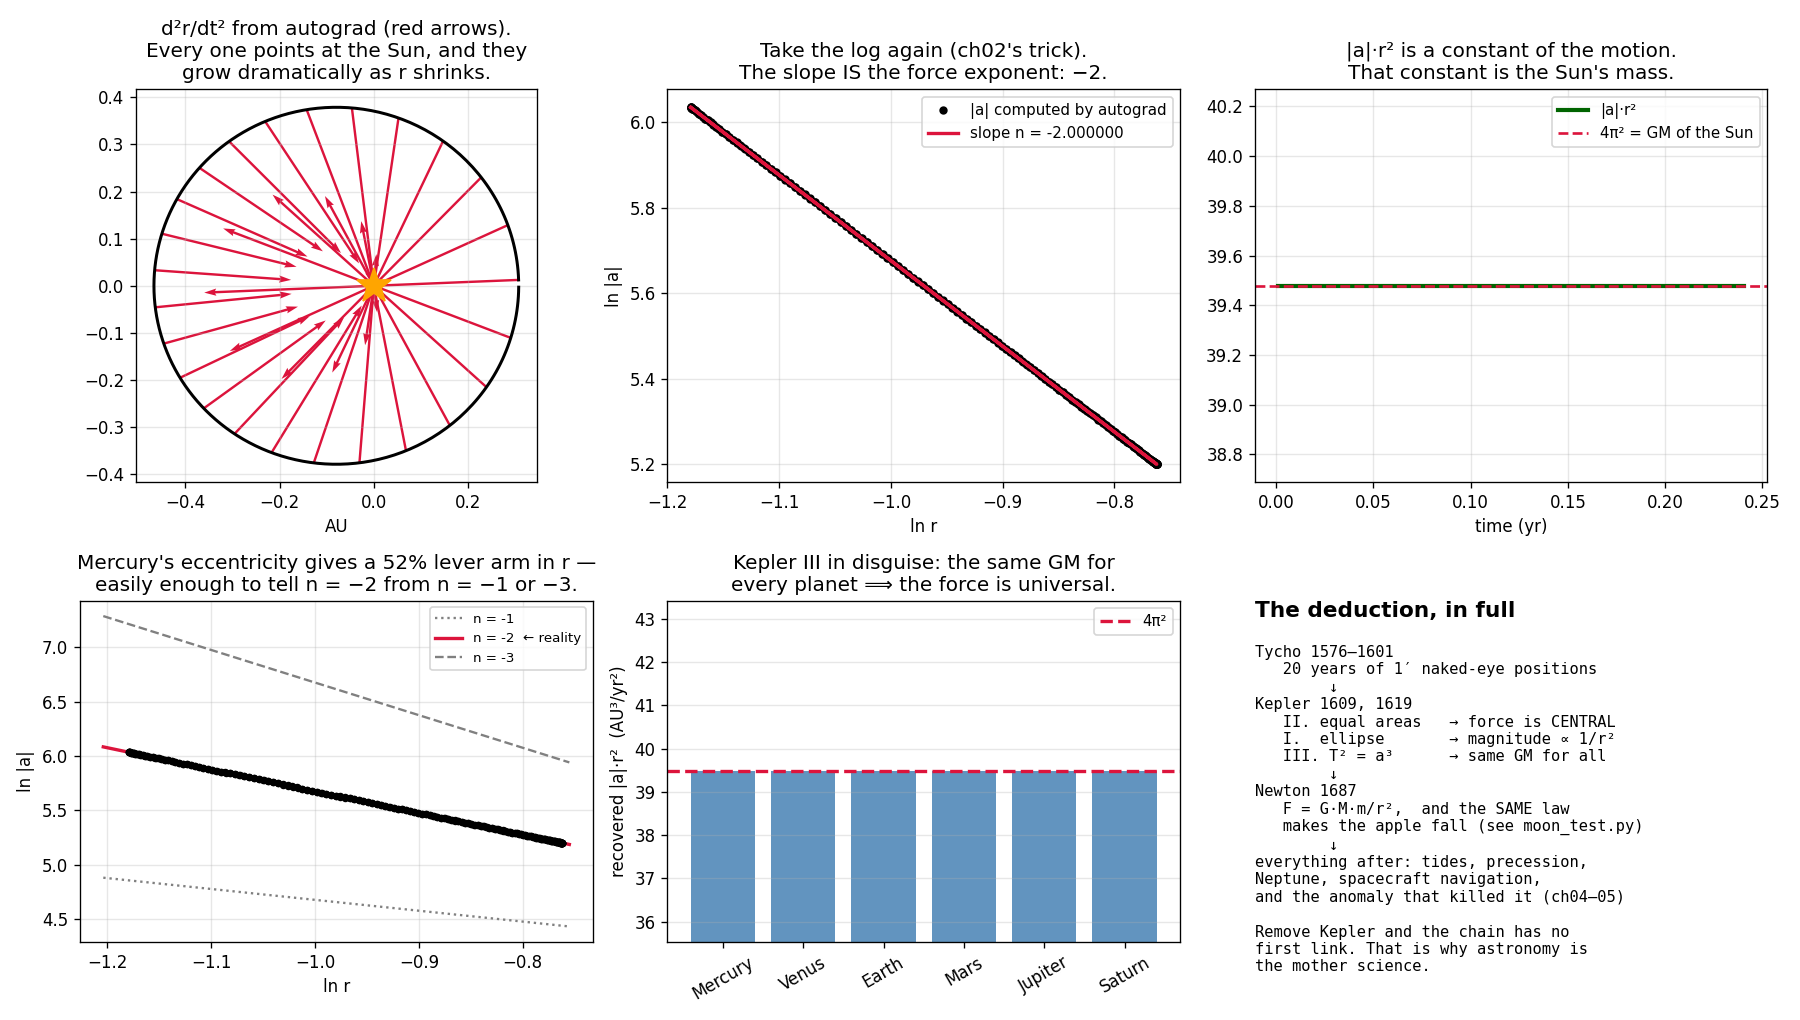

Here is the Python script that generated this plot:
"""No Kepler, no gravity: differentiating an ellipse twice gives you 1/r².

This is the single most important inference in the history of physics, and it is
mechanically simple. Newton did not guess the inverse-square law. He DEDUCTED it
from Kepler's three laws, each doing one job:

    Kepler II (equal areas)  ⟹  the force points at the Sun (central, no torque)
    Kepler I  (ellipse)      ⟹  its magnitude goes as 1/r²
    Kepler III (T² = a³)     ⟹  the constant GM is the SAME for every planet,
                                 i.e. the force is UNIVERSAL, not per-planet

Halley asked Newton in August 1684 what curve a 1/r² force would produce. Newton
answered "an ellipse" immediately — he had done it years earlier and lost the
paper. Halley made him redo it; the redo became the Principia (1687).

Here we do the forward direction — the one Newton actually did first — with
autograd. Kepler's equation M = E − e·sin E is solved by Newton's own iterative
method, and that solver is *differentiable*, so gradients flow straight through it.

    phenomenon:   a planet on a Keplerian ellipse, moving by the equal-area rule
    simulation:   position r(t) from Kepler's equation, solved with Newton's method
    dissection:   acceleration = d²r/dt², obtained by calling autograd twice
    formula:      fit log|a| vs log r  →  slope = −2.000.  Nothing was assumed
                  about forces; the exponent falls out of the geometry.
"""
from pathlib import Path

import matplotlib.pyplot as plt
import numpy as np
import torch

GM_TRUE = 4 * np.pi**2         # AU³/yr², the Sun in these units


def position(t, a, e, T):
    """Keplerian position at time t — fully differentiable w.r.t. t.

    Newton's method on Kepler's equation. Each iteration is a differentiable
    expression, so torch can push d/dt through the whole solver. Newton would have
    found this delightful: his root-finder inside his own fluxion calculus.
    """
    M = 2 * np.pi * t / T
    E = M + e * torch.sin(M)                     # a good first guess
    for _ in range(50):
        E = E - (E - e * torch.sin(E) - M) / (1 - e * torch.cos(E))
    x = a * (torch.cos(E) - e)
    y = a * np.sqrt(1 - e**2) * torch.sin(E)
    return torch.stack([x, y])


def acceleration(t, a, e, T):
    """d²r/dt², by differentiating the position twice. This is the whole trick."""
    t = t.clone().requires_grad_(True)
    p = position(t, a, e, T)
    v = torch.stack([torch.autograd.grad(p[k], t, create_graph=True)[0] for k in (0, 1)])
    acc = torch.stack([torch.autograd.grad(v[k], t, create_graph=True)[0] for k in (0, 1)])
    return p.detach(), v.detach(), acc.detach()


# --- Mercury: the most eccentric classical planet, so r varies the most ---
A, E, T = 0.387098, 0.2056, 0.387098**1.5

ts = torch.linspace(0.001, T * 0.999, 300, dtype=torch.float64)
pos, vel, acc = [], [], []
for tv in ts:
    p, v, ac = acceleration(tv, A, E, T)
    pos.append(p); vel.append(v); acc.append(ac)
pos, vel, acc = torch.stack(pos), torch.stack(vel), torch.stack(acc)

r = torch.linalg.norm(pos, dim=1)
a_mag = torch.linalg.norm(acc, dim=1)

# --- test 1 (from Kepler II): is the acceleration CENTRAL? ---
# The angle between the acceleration vector and the direction back to the Sun.
cosang = (-(pos * acc).sum(1)) / (r * a_mag)
misalign = torch.rad2deg(torch.arccos(cosang.clamp(-1, 1)))
print("TEST 1 — is the force directed at the Sun?  (Kepler's 2nd law says yes)")
print(f"  max misalignment between a and −r̂ = {misalign.max():.2e} degrees")
print("  → perfectly central. No tangential component anywhere in the orbit.\n")

# --- test 2 (from Kepler I): how does |a| depend on r? ---
logr, loga = torch.log(r), torch.log(a_mag)
design = torch.stack([logr, torch.ones_like(logr)], dim=1)
slope, intercept = torch.linalg.lstsq(design, loga.unsqueeze(1)).solution.squeeze(1)
print("TEST 2 — fit  log|a| = n·log r + c   (no physics assumed, just the geometry)")
print(f"  n = {slope.item():.9f}          ← THE INVERSE SQUARE LAW")
print(f"  deviation from −2 = {abs(slope.item() + 2):.2e}")
print(f"  exp(c) = {torch.exp(intercept).item():.6f} AU³/yr²   (GM of the Sun = "
      f"{GM_TRUE:.6f})")
print(f"  r varies {r.min():.4f} → {r.max():.4f} AU, and |a| varies "
      f"{a_mag.min():.2f} → {a_mag.max():.2f} AU/yr² — a {a_mag.max()/a_mag.min():.2f}× swing")
print(f"  check: (r_max/r_min)² = {(r.max()/r.min())**2:.4f}   matches the swing exactly\n")

# --- test 3 (from Kepler III): is GM the same for every planet? ---
print("TEST 3 — is it the SAME force for every planet?  (Kepler's 3rd law)")
print("  planet     a (AU)     recovered GM = |a|·r²  (AU³/yr²)")
others = [("Mercury", 0.387098, 0.2056), ("Venus", 0.723332, 0.0068),
          ("Earth", 1.0, 0.0167), ("Mars", 1.523710, 0.0934),
          ("Jupiter", 5.202887, 0.0489), ("Saturn", 9.536676, 0.0565)]
gms = []
for nm, aa, ee in others:
    TT = aa**1.5
    _, _, ac1 = acceleration(torch.tensor(TT * 0.3, dtype=torch.float64), aa, ee, TT)
    p1 = position(torch.tensor(TT * 0.3, dtype=torch.float64), aa, ee, TT)
    gm = (torch.linalg.norm(ac1) * (torch.linalg.norm(p1) ** 2)).item()
    gms.append(gm)
    print(f"  {nm:9s} {aa:8.4f}    {gm:.6f}")
print(f"  spread across all six = {np.std(gms)/np.mean(gms):.2e}")
print("  → ONE constant governs all of them. The force is not a property of the")
print("    planet; it is a property of the SUN. That word is 'universal'.\n")

print("Newton's leap, in one line:  a = GM/r²  and  F = ma  ⟹  F = GMm/r².")
print("Kepler supplied every ingredient and never saw it. He died in 1630;")
print("Newton was born in 1642.")

# --- visualization ---
fig = plt.figure(figsize=(15, 8.5))
gs = fig.add_gridspec(2, 3, height_ratios=[1.15, 1])

# Panel 1: the orbit with acceleration arrows
ax = fig.add_subplot(gs[0, 0])
ax.plot(pos[:, 0], pos[:, 1], color="black", lw=1.8)
skip = 12
sc = 0.0016
ax.quiver(pos[::skip, 0], pos[::skip, 1], acc[::skip, 0] * sc, acc[::skip, 1] * sc,
          color="crimson", width=0.006, scale=1, scale_units="xy", angles="xy")
ax.plot(0, 0, "*", color="orange", ms=22, zorder=6)
ax.set_aspect("equal")
ax.set_title("d²r/dt² from autograd (red arrows).\nEvery one points at the Sun, and they\n"
             "grow dramatically as r shrinks.")
ax.set_xlabel("AU")
ax.grid(alpha=0.3)

# Panel 2: the log-log fit — the inverse square, measured
ax = fig.add_subplot(gs[0, 1])
ax.plot(logr, loga, "o", color="black", ms=4, label="|a| computed by autograd")
ax.plot(logr, slope * logr + intercept, "-", color="crimson", lw=2,
        label=f"slope n = {slope.item():.6f}")
ax.set_xlabel("ln r")
ax.set_ylabel("ln |a|")
ax.set_title("Take the log again (ch02's trick).\nThe slope IS the force exponent: −2.")
ax.legend(fontsize=9)
ax.grid(alpha=0.3)

# Panel 3: |a|·r² is flat — the conserved thing is GM
ax = fig.add_subplot(gs[0, 2])
ax.plot(ts, a_mag * r**2, color="darkgreen", lw=2.5, label="|a|·r²")
ax.axhline(GM_TRUE, color="crimson", ls="--", lw=1.6, label="4π² = GM of the Sun")
ax.set_ylim(GM_TRUE * 0.98, GM_TRUE * 1.02)
ax.set_xlabel("time (yr)")
ax.set_title("|a|·r² is a constant of the motion.\nThat constant is the Sun's mass.")
ax.legend(fontsize=9)
ax.grid(alpha=0.3)

# Bottom-left: what other exponents would look like on the log plot
ax = fig.add_subplot(gs[1, 0])
rr = torch.linspace(0.3, 0.47, 50, dtype=torch.float64)
for n_try, style in [(-1.0, ":"), (-2.0, "-"), (-3.0, "--")]:
    ax.plot(torch.log(rr), n_try * torch.log(rr) + intercept.item(), style,
            lw=2 if n_try == -2 else 1.4,
            color="crimson" if n_try == -2 else "gray",
            label=f"n = {n_try:g}" + ("  ← reality" if n_try == -2 else ""))
ax.plot(logr, loga, "o", color="black", ms=3.5, zorder=5)
ax.set_xlabel("ln r")
ax.set_ylabel("ln |a|")
ax.set_title("Mercury's eccentricity gives a 52% lever arm in r —\n"
             "easily enough to tell n = −2 from n = −1 or −3.")
ax.legend(fontsize=8)
ax.grid(alpha=0.3)

# Bottom-middle: GM recovered per planet
ax = fig.add_subplot(gs[1, 1])
nms = [o[0] for o in others]
ax.bar(nms, gms, color="steelblue", alpha=0.85)
ax.axhline(GM_TRUE, color="crimson", ls="--", lw=2, label="4π²")
ax.set_ylim(GM_TRUE * 0.9, GM_TRUE * 1.1)
ax.set_ylabel("recovered |a|·r²  (AU³/yr²)")
ax.set_title("Kepler III in disguise: the same GM for\nevery planet ⟹ the force is universal.")
ax.legend(fontsize=9)
ax.tick_params(axis="x", rotation=30)
ax.grid(alpha=0.3, axis="y")

# Bottom-right: the logical chain
ax = fig.add_subplot(gs[1, 2])
ax.axis("off")
ax.text(0.0, 1.0, "The deduction, in full", fontsize=13, weight="bold", va="top")
ax.text(0.0, 0.87, (
    "Tycho 1576–1601\n"
    "   20 years of 1′ naked-eye positions\n"
    "        ↓\n"
    "Kepler 1609, 1619\n"
    "   II. equal areas   → force is CENTRAL\n"
    "   I.  ellipse       → magnitude ∝ 1/r²\n"
    "   III. T² = a³      → same GM for all\n"
    "        ↓\n"
    "Newton 1687\n"
    "   F = G·M·m/r²,  and the SAME law\n"
    "   makes the apple fall (see moon_test.py)\n"
    "        ↓\n"
    "everything after: tides, precession,\n"
    "Neptune, spacecraft navigation,\n"
    "and the anomaly that killed it (ch04–05)\n\n"
    "Remove Kepler and the chain has no\n"
    "first link. That is why astronomy is\n"
    "the mother science."),
    fontsize=9.2, va="top", family="monospace")

plt.tight_layout()
out = Path(__file__).with_suffix(".png")
plt.savefig(out, dpi=120)
print(f"Saved: {out}")
